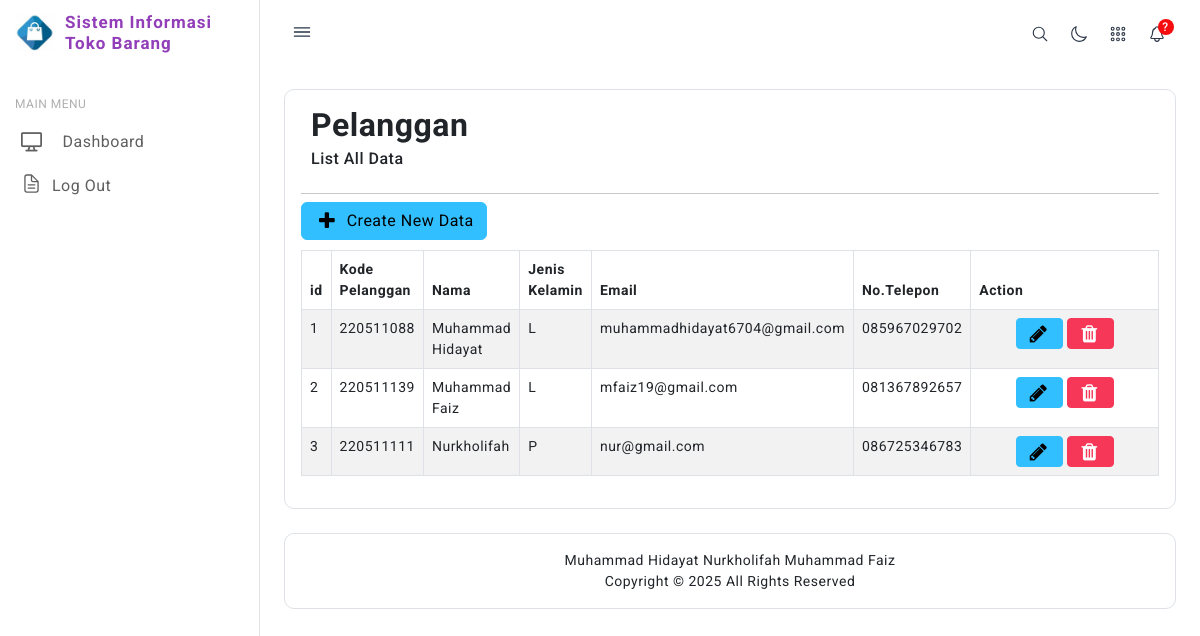
Before: /pelanggan/index.php with the older database file.
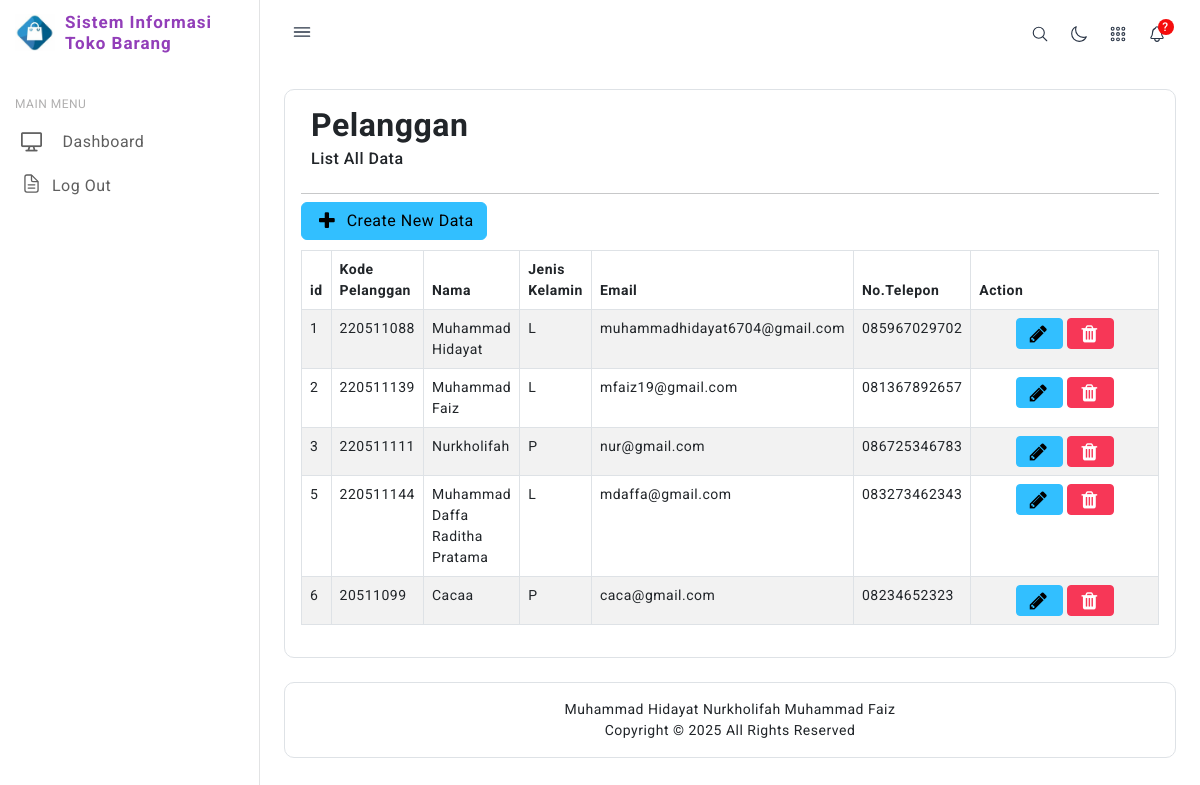
After: the same page with the newer database file.
### tables this page shows
CREATE TABLE `pelanggan` (
  `id` int NOT NULL,
  `kode_pelanggan` varchar(20) NOT NULL,
  `nama` varchar(100) NOT NULL,
  `jk` enum('L','P') NOT NULL,
  `email` varchar(100) DEFAULT NULL,
  `telepon` varchar(15) DEFAULT NULL
);

### db/database.php (called while the page is built, shortened)
<?php
class Database {
    private $pdo;
    public function __construct() {
        $dotenv = Dotenv\Dotenv::createImmutable(__DIR__ . "/..");
        $host = $_ENV["DB_HOST"];
        $dbname = $_ENV["DB_DATABASE"];
        $username = $_ENV["DB_USERNAME"];
        $password = $_ENV["DB_PASSWORD"];
        $charset = $_ENV["DB_CHARSET"];
    }
    private function connect($host, $dbname, $username, $password, $charset) {
        try {
            $this->pdo = new PDO("mysql:host={$host};dbname={$dbname};charset={$charset}", $username, $password);
            $this->pdo->setAttribute(PDO::ATTR_ERRMODE, PDO::ERRMODE_EXCEPTION);
        } catch (PDOException $e) {
            die("Database connection failed: " . $e->getMessage());
        }
    }
    public function query($sql, $params = []) {
        $stmt = $this->pdo->prepare($sql);
        if ($stmt) {
            $stmt->execute($params);
            return $stmt;
        } else {
            die("Error in query: " . print_r($this->pdo->errorInfo(), true));
        }
    }
}

### controllers/Pelanggan.php (called while the page is built, shortened)
<?php
include_once('../models/PelangganModel.php');
class PelangganController
{
    private $model;
    public function __construct()
    {
        $this->model = new PelangganModel();
    }
    public function getPelangganList()
    {
        return $this->model->getPelangganList();
    }
}

### models/PelangganModel.php (called while the page is built, shortened)
<?php
include_once('../db/database.php');
class PelangganModel
{
    private $db;
    public function __construct()
    {
        $this->db = new Database();
    }
    public function getPelangganList()
    {
        $sql = 'SELECT * FROM pelanggan limit 100';
        return $this->db->query($sql)->fetchAll(PDO::FETCH_ASSOC);
    }
}

### pelanggan/index.php (the view, shortened to what this page needs)
<?php
include("../controllers/Pelanggan.php");
include("../lib/functions.php");
$obj = new PelangganController();
$rows = $obj->getpelangganList();
?>
<div class="header icon-and-heading">
<h2><strong>Pelanggan</strong> <small>List All Data</small> </h2>
</div>
<hr style="margin-bottom:-2px;"/>
<a style="margin:10px 0px;" class="btn btn-large btn-info" href="add.php"><i class="fa fa-plus"></i> Create New Data</a>
<table class="table table-bordered table-striped">
    <thead>
        <tr>
            <th>id</th>
<th>Kode Pelanggan</th>
<th>Nama</th>
<th>Jenis Kelamin</th>
<th>Email</th>
<th>No.Telepon</th>
            <th width="140">Action</th>
        </tr>
    </thead>
    <tbody>
        <?php foreach($rows as $row){ ?>
        <tr>
            <td><?php echo $row["id"]; ?></td>
<td><?php echo $row["kode_pelanggan"]; ?></td>
<td><?php echo $row["nama"]; ?></td>
<td><?php echo $row["jk"]; ?></td>
<td><?php echo $row["email"]; ?></td>
<td><?php echo $row["telepon"]; ?></td>
            <td class="text-center" width="200">
                <a class="btn btn-info btn-sm" href="edit.php?id=<?php echo $row['id']; ?>">
                    <i class="fa fa-pencil"></i>
                </a>
                <a class="btn btn-danger btn-sm" href="delete.php?id=<?php echo $row['id']; ?>">
                    <i class="fa fa-trash"></i>
                </a>
            </td>
        </tr>
        <?php } ?>
    </tbody>
</table>

Changed rows visible on the page:
added pelanggan: id "5", kode_pelanggan "220511144", nama "Muhammad Daffa Raditha Pratama", jk "L", email "mdaffa@gmail.com", telepon "083273462343"
added pelanggan: id "6", kode_pelanggan "20511099", nama "Cacaa", jk "P", email "caca@gmail.com", telepon "08234652323"
